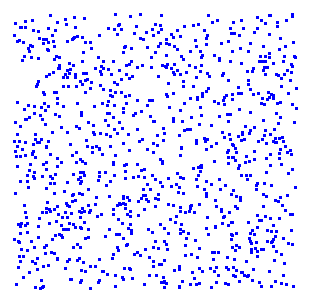
#> input picture saved_figure.png, 310 x 302 px
$ jupyter execute PIVforRandomField.ipynb
#> lines starting #> are read from the running program, lines starting #| are printed output that depends on the picture; after the words box and inside, x2 and y2 are one past the last pixel; in counts of white or black regions, pixels touching at a corner belong together
# Code to generate random incompressible flow snap-shots

[cell 1]
import numpy as np
import scipy as sp
import matplotlib.pyplot as plt
import cv2

## Parameters

[cell 2]
GridSize = 100
SmoothenSigma = 10

## Random seed-field

[cell 3]
ForeGroundRandomField = np.random.rand( GridSize , GridSize )
BackGroundRandomField = np.random.rand( GridSize , GridSize )

fig = plt.figure(figsize=(4,4), dpi=300)
fig.add_subplot(1,2,1)
plt.imshow( ForeGroundRandomField )
fig.add_subplot(1,2,2)
plt.imshow( BackGroundRandomField )
plt.show()
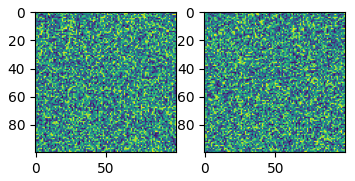
#> figure drawn by matplotlib, 2 panels

## Smooth the random field

[cell 4]
ForeGroundStreamFunction = sp.ndimage.gaussian_filter( ForeGroundRandomField , sigma=SmoothenSigma , mode='wrap' )
BackGroundStreamFunction = sp.ndimage.gaussian_filter( BackGroundRandomField , sigma=SmoothenSigma , mode='wrap' )

fig = plt.figure(figsize=(4,4), dpi=300)
fig.add_subplot(1,2,1)
plt.imshow( ForeGroundStreamFunction )
fig.add_subplot(1,2,2)
plt.imshow( BackGroundStreamFunction )
plt.show()
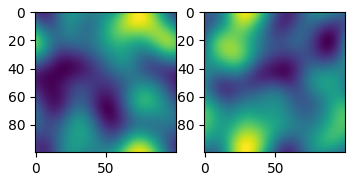
#> figure drawn by matplotlib, 2 panels

## Flow from stream function: $\psi$
### For any smooth random scalar field $\psi$, the velocity field is given by
### $ \vec{u} = \nabla \times \psi $
### such that, $\nabla . \vec{u} = 0$, i.e. incompressible.

## Calculation of velocity field

[cell 5]
ForeGroundVx =  np.gradient( ForeGroundStreamFunction , axis=0 )
ForeGroundVy = -np.gradient( ForeGroundStreamFunction , axis=1 )

BackGroundVx =  np.gradient( BackGroundStreamFunction , axis=0 )
BackGroundVy = -np.gradient( BackGroundStreamFunction , axis=1 )

fig = plt.figure(figsize=(4,2), dpi=300)
fig.add_subplot(1,2,1)
plt.quiver( ForeGroundVx , ForeGroundVy , units='width' )
fig.add_subplot(1,2,2)
plt.quiver( BackGroundVx , ForeGroundVy , units='width' )
plt.show()
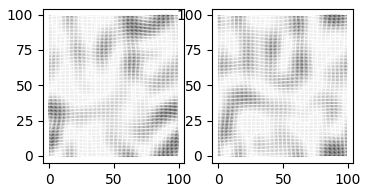
#> figure drawn by matplotlib, 2 panels

## Vorticity: $\omega$
### In 2D,
### $\omega = \nabla \times \vec{u} = \nabla^2 \psi$

## Calculation of vorticity

[cell 6]
ForeGroundVorticity = sp.ndimage.laplace( ForeGroundStreamFunction , mode='wrap' )
BackGroundVorticity = sp.ndimage.laplace( BackGroundStreamFunction , mode='wrap' )

fig = plt.figure(figsize=(4,2), dpi=300)
fig.add_subplot(1,2,1)
plt.contourf( ForeGroundVorticity )
fig.add_subplot(1,2,2)
plt.contourf( BackGroundVorticity )
plt.show()
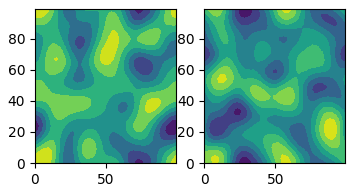
#> figure drawn by matplotlib, 2 panels

[cell 7]
NumberForeGroundParticles = 1000
NumberBackGroundParticles = 1000

[cell 8]
ForeGroundParticleX = (GridSize-1) * np.random.rand( NumberForeGroundParticles )
ForeGroundParticleY = (GridSize-1) * np.random.rand( NumberForeGroundParticles )

BackGroundParticleX = (GridSize-1) * np.random.rand( NumberBackGroundParticles )
BackGroundParticleY = (GridSize-1) * np.random.rand( NumberBackGroundParticles )

plt.plot( ForeGroundParticleX , ForeGroundParticleY , '.r' )
plt.plot( BackGroundParticleX , BackGroundParticleY , '.b' )
plt.axis('equal')
plt.show()
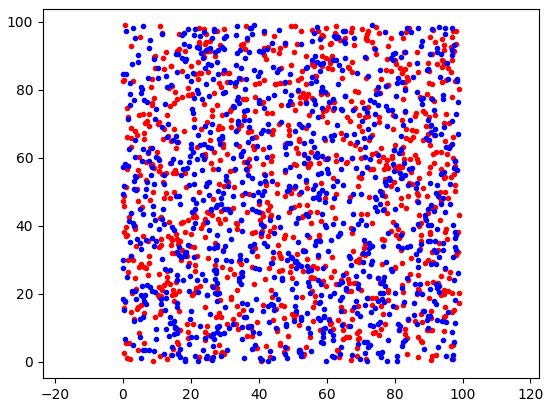
#> figure drawn by matplotlib, 1 panel

[cell 9]
GridXY = range(GridSize)

ForeGroundVxInterp = sp.interpolate.RegularGridInterpolator( (GridXY , GridXY) , ForeGroundVx )
ForeGroundVyInterp = sp.interpolate.RegularGridInterpolator( (GridXY , GridXY) , ForeGroundVy )

BackGroundVxInterp = sp.interpolate.RegularGridInterpolator( (GridXY , GridXY) , BackGroundVx )
BackGroundVyInterp = sp.interpolate.RegularGridInterpolator( (GridXY , GridXY) , BackGroundVy )

[cell 10]
ForeGroundParticleVx = ForeGroundVxInterp( (ForeGroundParticleY , ForeGroundParticleX) )
ForeGroundParticleVy = ForeGroundVyInterp( (ForeGroundParticleY , ForeGroundParticleX) )

BackGroundParticleVx = BackGroundVxInterp( (BackGroundParticleY , BackGroundParticleX) )
BackGroundParticleVy = BackGroundVyInterp( (BackGroundParticleY , BackGroundParticleX) )

[cell 11]
fig = plt.figure(figsize=(4,4), dpi=300)
fig.add_subplot(2,2,1)
plt.quiver( ForeGroundParticleX , ForeGroundParticleY , ForeGroundParticleVx , ForeGroundParticleVy , units='width' )
fig.add_subplot(2,2,2)
plt.quiver( ForeGroundVx , ForeGroundVy , units='width' )
fig.add_subplot(2,2,3)
plt.quiver( BackGroundParticleX , BackGroundParticleY , BackGroundParticleVx , BackGroundParticleVy , units='width' )
fig.add_subplot(2,2,4)
plt.quiver( BackGroundVx , BackGroundVy , units='width' )
plt.show()
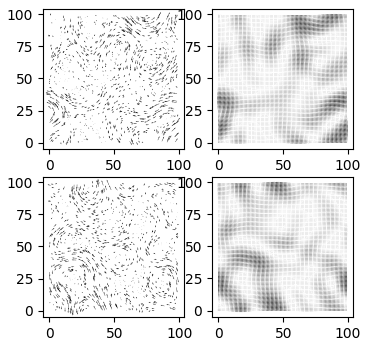
#> figure drawn by matplotlib, 4 panels

# Particle evolution

[cell 12]
MaxIterations = 10
dt = 10
DisplayIteration = 10

[cell 13]
BackGroundVx = 0.2 * BackGroundVx
BackGroundVy = 0.2 * BackGroundVy

[cell 14]
fig = plt.figure(figsize=(4,4), dpi=100)
plt.plot( ForeGroundParticleX , ForeGroundParticleY , '.b' , markersize=1 )
plt.axis('off')
plt.savefig('A.png',bbox_inches='tight',transparent=False,pad_inches = 0)
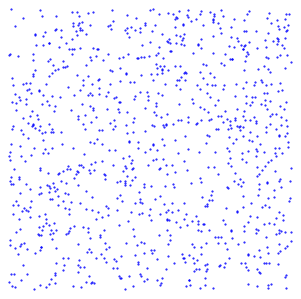
#> figure drawn by matplotlib, 1 panel

for Iteration in range( MaxIterations ):

    ForeGroundParticleVx = ForeGroundVxInterp( (ForeGroundParticleY , ForeGroundParticleX) )
    ForeGroundParticleVy = ForeGroundVyInterp( (ForeGroundParticleY , ForeGroundParticleX) )

    BackGroundParticleVx = BackGroundVxInterp( (BackGroundParticleY , BackGroundParticleX) )
    BackGroundParticleVy = BackGroundVyInterp( (BackGroundParticleY , BackGroundParticleX) )


    ForeGroundParticleX = ForeGroundParticleX + dt * ForeGroundParticleVx
    ForeGroundParticleY = ForeGroundParticleY + dt * ForeGroundParticleVy

    BackGroundParticleX = BackGroundParticleX + dt * BackGroundParticleVx
    BackGroundParticleY = BackGroundParticleY + dt * BackGroundParticleVy

    ForeGroundParticleX = np.mod( ForeGroundParticleX , GridSize-1 )
    ForeGroundParticleY = np.mod( ForeGroundParticleY , GridSize-1 )

    BackGroundParticleX = np.mod( BackGroundParticleX , GridSize-1 )
    BackGroundParticleY = np.mod( BackGroundParticleY , GridSize-1 )

    if np.mod( Iteration , DisplayIteration )==0 :
        fig = plt.figure(figsize=(4,4), dpi=100)
        plt.plot( ForeGroundParticleX , ForeGroundParticleY , '.b' , markersize=1 )
        plt.plot( BackGroundParticleX , BackGroundParticleY , '.r' , markersize=1 )
        plt.axis('equal')
        plt.show()
#> this loop made 10 passes
#> pass 1, `plt.show()`:
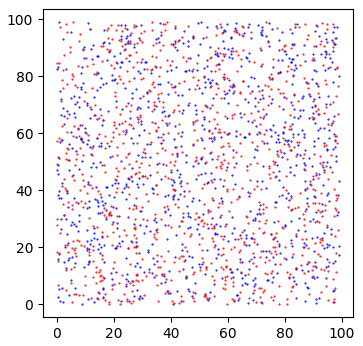
#> figure drawn by matplotlib, 1 panel

fig = plt.figure(figsize=(4,4), dpi=100)
plt.plot( ForeGroundParticleX , ForeGroundParticleY , '.b' , markersize=1 )
plt.axis('off')
plt.savefig('B.png',bbox_inches='tight',transparent=False,pad_inches = 0)
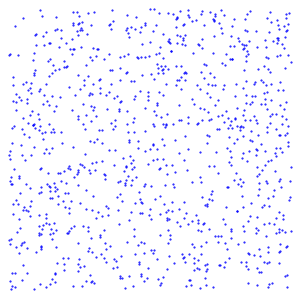
#> figure drawn by matplotlib, 1 panel

[cell 15]
I = cv2.imread('saved_figure.png')
#> I is the input picture: shape (302, 310, 3); mean B, G, R 255, 231.6, 231.6
II = cv2.cvtColor( I , cv2.COLOR_BGR2GRAY)
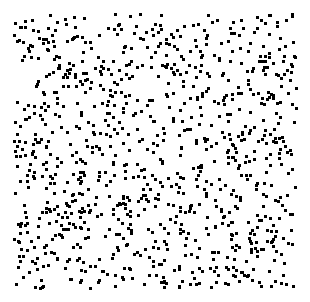
#> II: shape (302, 310); values 29 (black) and 255 (white), 90.8% white; black in thin lines or dots, all inside (x1, y1, x2, y2) = (13, 13, 298, 290)
plt.imshow( II )
